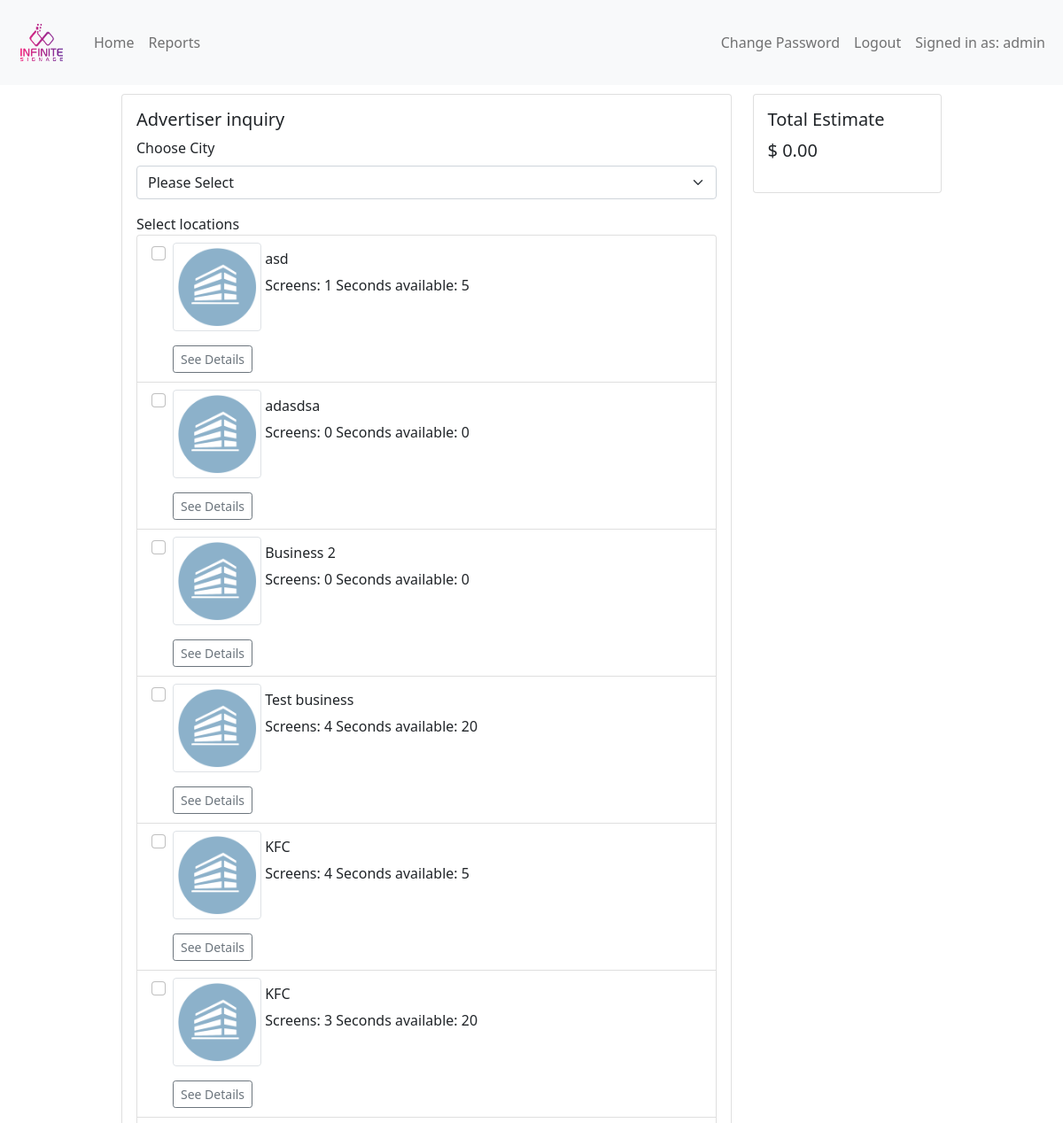
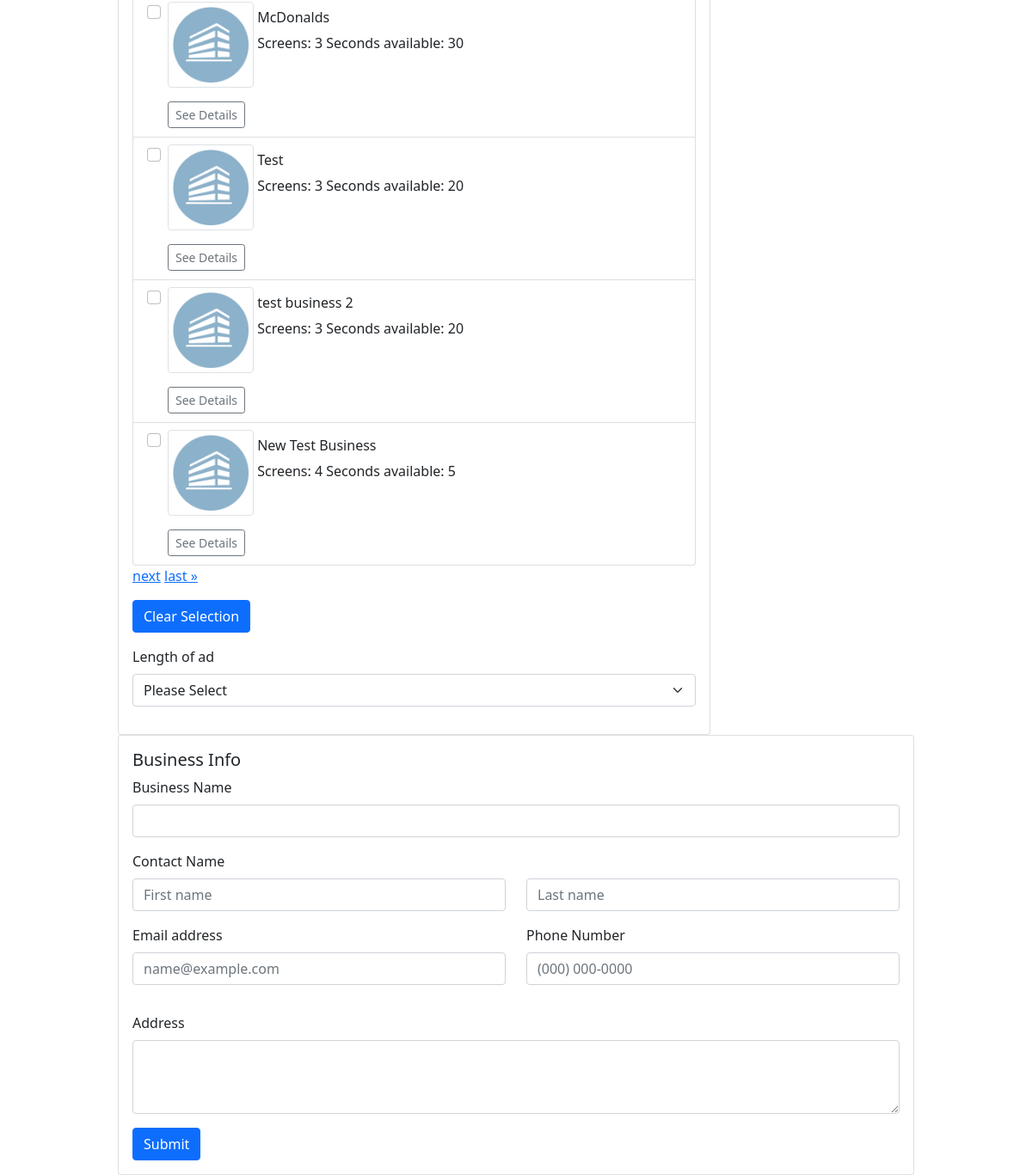
The page /advertiser_inquiry (signed in) on the database its author committed (2 pictures, top to bottom).
### signage/models.py (models this page shows, shortened)
class User(AbstractUser):
    pass

class Business(models.Model):
    name = models.CharField(max_length=100, blank=False, null=False)
    email = models.EmailField()
    contact_name = models.CharField(max_length=50)
    phone_number = PhoneNumberField(blank=False)
    loop_length = models.IntegerField(default=0)
    number_of_screens = models.IntegerField(default=0)
    notes = models.TextField()
    salesman = models.ForeignKey(User, on_delete=models.CASCADE, related_name="businesses")
    logo = models.ImageField(upload_to = "logos", blank=True, default="logos/business_default_logo.png")
    class Meta:
        verbose_name_plural = "businesses"

### signage/views.py (the view, shortened to what this page needs)
# urls.py: path("advertiser_inquiry", views.ad_inquiry, name="advertiser_inquiry"),
def ad_inquiry(request):
    if not request.user.is_authenticated:
        return HttpResponseRedirect(reverse('login_user'))
    cities = City.objects.all()
    print(request.GET.get('city'))
    selected_city = request.GET.get('city')
    businesses = None
    if not selected_city:
        businesses = Business.objects.all()
    paginator = Paginator(businesses, 10)
    page_number = request.GET.get('page')
    page_obj = paginator.get_page(page_number)
    return render(request, "signage/advertiser_inquiry.html", {"cities": cities, "page_obj": page_obj, "selected_city": selected_city})

### signage/templates/signage/advertiser_inquiry.html (shortened to what this page needs)
{% extends "signage/base.html"%}
{% block content%}
<div class="container" style="padding-top: 10px;">
  <div class="row">
    <div class="col-sm-1"></div>
    <div class="col-sm-10">
      <form action="{% url 'advertiser_inquiry' %}" method="POST" id="ad_form">
        <div class="row">
          <div class="col-sm-9">
            <div class="card">
              <div class="card-body">
                <h5 class="card-title">Advertiser inquiry</h5>
                <div class="mb-3">
                  <label for="choose_city" class="form-label">Choose City</label>
                  <select class="form-select" aria-label="locations" name="choose_city" id="choose_city">
                    {% if not selected_city %}
                    <option value="" selected="selected"> Please Select </option>
                    {% else %}
                    <option value=""> Please Select</option>
                    {% endif %}
                  </select>
                </div>
                <div class="mb-3">
                  <label>Select locations</label>
                  <ul class="list-group" id="locations_list">
                    {% for business in page_obj %}
                    <li class="list-group-item">
                      <div class="form-check">
                        <input class="form-check-input location-check" type="checkbox" value="{{business.id}}"
                          id="{{business.id}}" >
                        <img class="img-thumbnail" src="{{business.logo.url}}" style="width:100px; height: 100px" />
                        <label class="form-check-label" for="{{business.id}}">
                          <h6>{{business.name}}</h6>
                          Screens: {{business.number_of_screens}}
                          Seconds available: {{business.loop_length}}
                        </label>
                        <div class="mt-3">
                          <a href="{% url 'business_details' business.id %}" target="_blank"  class="btn btn-outline-secondary btn-sm">See Details</a>
                        </div>
                      </div>
                    </li>
                    {% endfor %}
                  </ul>
                  <div class="pagination">
                    <span class="step-links">
                      {% if page_obj.has_next %}
                      <a href="?page={{ page_obj.next_page_number }}">next</a>
                      <a href="?page={{ page_obj.paginator.num_pages }}">last &raquo;</a>
                      {% endif %}
                    </span>
                  </div>
                </div>
                <div class="mb-3">
                  <button id="clear_selection" class="btn btn-primary">Clear Selection</button>
                </div>
                <div class="mb-3">
                  <label for="ad_length" class="form-label">Length of ad</label>
                  <select class="form-select" aria-label="Length of ad" name="ad_length" id="ad_length">
                    <option value=""> Please Select </option>
                  </select>
                </div>
              </div>
            </div>
          </div>
          <div class="col-sm-3">
            <div class="card">
              <div class="card-body">
                <h5 class="card-title">Total Estimate</h5>
                <p class="lead">
                  $ <span id="total_estimate">0.00</span>
                </p>
              </div>
            </div>
          </div>
        </div>
        <div class="row">
          <div class="col-sm-12">
            <div class="card">
              <div class="card-body">
                <h5 class="card-title">Business Info</h5>
                <div class="mb-3">
                  <label for="business_name" class="form-label">Business Name</label>
                  <input type="text" class="form-control" id="business_name" name="business_name" required>
                </div>
                <div class="mb-3">
                  <label for="contact_name" class="form-label">Contact Name</label>
                  <div class="row">
                    <div class="col">
                      <input type="text" class="form-control" placeholder="First name" aria-label="First name" name="first_name" required>
                    </div>
                    <div class="col">
                      <input type="text" class="form-control" placeholder="Last name" aria-label="Last name" name="last_name" required>
                    </div>
                  </div>
                </div>
                <div class="mb-3">
                  <div class="row">
                    <div class="col-sm mb-3">
                      <label for="email" class="form-label">Email address</label>
                      <input type="email" class="form-control" id="email"
                        placeholder="name@example.com" name="email" required>
                    </div>
                    <div class="col-sm mb-3">
                      <label for="phone_number" class="form-label">Phone Number</label>
                      <input type="tel" class="form-control" id="phone_number" placeholder="(000) 000-0000"
                        inputmode="text" name="phone_number" required>
                    </div>
                  </div>
                </div>
                <div class="mb-3">
                  <label for="address" class="form-label">Address</label>
                  <textarea class="form-control" id="address" rows="3" name="address" required></textarea>
                </div>
                <button type="submit" class="btn btn-primary">Submit</button>
              </div>
            </div>
          </div>
        </div>
      </form>
    </div>
    <div class="col-sm-1"></div>
  </div>
</div>
{% endblock%}

### signage/templates/signage/base.html (shortened to what this page needs)
{% load static %}
<!DOCTYPE html>
<html lang="en">
<head>
    <link href="https://cdn.jsdelivr.net/npm/bootstrap@5.0.2/dist/css/bootstrap.min.css" rel="stylesheet"
>
    <link rel="stylesheet" href="{% static 'signage/css/main.css'%}">
</head>
<body>
    <nav class="navbar navbar-expand-lg navbar-light bg-light">
        <div class="container-fluid">
            <a class="navbar-brand" href="#">
                <img src="{% static 'signage/infinite_signage.png'%}" alt="infinite signage logo" width="70" height="70">
            </a>
            <div class="collapse navbar-collapse" id="navbarSupportedContent">
                <ul class="navbar-nav me-auto mb-2 mb-lg-0">
                    {% if not request.user.is_authenticated %}
                    <li class="nav-item">
                        <a href="{% url 'login_user' %}" class="nav-link">Login</a>
                    </li>
                    <li class="nav-item">
                        <a href="{% url 'register_user' %}" class="nav-link">Register</a>
                    </li>
                    {% else %}
                    <li class="nav-item">
                        <a href="{% url 'index' %}" class="nav-link">Home</a>
                    </li>
                    <li class="nav-item">
                        <a href="{% url 'report' %}" class="nav-link">Reports</a>
                    </li>
                    {% endif %}
                </ul>
                <div class="d-flex">
                    {% if request.user.is_authenticated %}
                    <ul class="navbar-nav">
                        <li class="nav-item">
                            <a href="{% url 'password_change' %}" class="nav-link">Change Password</a>
                        </li>
                        <li class="nav-item">
                            <a href="{% url 'logout_user' %}" class="nav-link">Logout</a>
                        </li>
                        <li class="nav-item">
                            <a href="#" class="nav-link">Signed in as: {{ request.user.email|default:request.user.username }}</a>
                        </li>
                    </ul>
                    {% endif %}
                </div>
            </div>
        </div>
    </nav>
    {% block content %}{%endblock%}
</body>
</html>

### signage/static/signage/css/main.css (style rules this page uses)
.container { padding-top: 10px; }

### rows shown on the page
User: user.email "admin"
Business: logo (placeholder picture), name "asd", number_of_screens "1", loop_length "5"
Business: logo (placeholder picture), name "adasdsa", number_of_screens "0", loop_length "0"
Business: logo (placeholder picture), name "Business 2", number_of_screens "0", loop_length "0"
Business: logo (placeholder picture), name "Test business", number_of_screens "4", loop_length "20"
Business: logo (placeholder picture), name "KFC", number_of_screens "4", loop_length "5"
Business: logo (placeholder picture), name "KFC", number_of_screens "3", loop_length "20"
Business: logo (placeholder picture), name "McDonalds", number_of_screens "3", loop_length "30"
Business: logo (placeholder picture), name "Test", number_of_screens "3", loop_length "20"
Business: logo (placeholder picture), name "test business 2", number_of_screens "3", loop_length "20"
Business: logo (placeholder picture), name "New Test Business", number_of_screens "4", loop_length "5"
